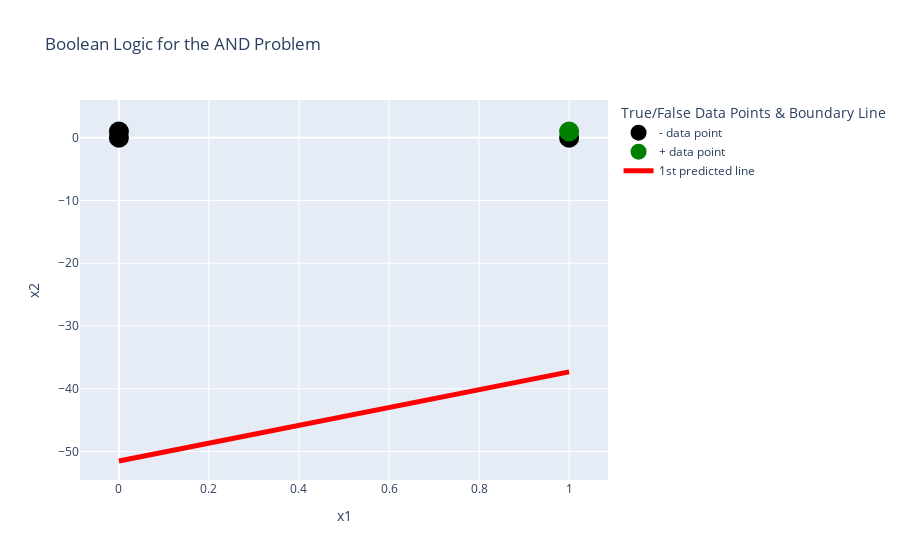

This figure's notebook cell:
### Code cell
# Draw the first boundary line using the random weights
x_pred = (-1 * (1 * init_weights[0].item() + x1 * init_weights[1].item()))/ init_weights[2].item()
fig = go.Figure()
# fig.add_trace(go.Scatter(x=x1, y=x2, fill='tozeroy', line_color = 'red', mode='lines'))
fig.add_trace(go.Scatter(x = x1[:3], y =x2[:3], mode ='markers',
                    marker = dict(color ='black', size = 20), name = '- data point'))
fig.add_trace(go.Scatter(x = x1[3:], y =x2[3:], mode ='markers',
                    marker = dict(color ='green', size = 20), name = '+ data point'))
fig.add_trace(go.Scatter(x=x1, y=x_pred, line_color = 'red', mode='lines',
                             line = dict(width = 5),   name = '1st predicted line'))
fig.update_layout(xaxis_title = "x1", yaxis_title = "x2", title="Boolean Logic for the AND Problem",
                legend_title = "True/False Data Points & Boundary Line")
fig.show()

### Figure 1 — Plotly figure (JSON) as saved in the notebook; plotly's stock layout.template omitted (floating-point values rounded to 4 significant figures)
{"data": [{"marker": {"color": "black", "size": 20}, "mode": "markers", "name": "- data point", "type": "scatter", "x": [0, 0, 1], "y": [0, 1, 0]}, {"marker": {"color": "green", "size": 20}, "mode": "markers", "name": "+ data point", "type": "scatter", "x": [1], "y": [1]}, {"line": {"color": "red", "width": 5}, "mode": "lines", "name": "1st predicted line", "type": "scatter", "x": [0, 0, 1, 1], "y": [-51.51, -51.51, -37.31, -37.31]}], "layout": {"legend": {"title": {"text": "True/False Data Points & Boundary Line"}}, "title": {"text": "Boolean Logic for the AND Problem"}, "xaxis": {"title": {"text": "x1"}}, "yaxis": {"title": {"text": "x2"}}}}
